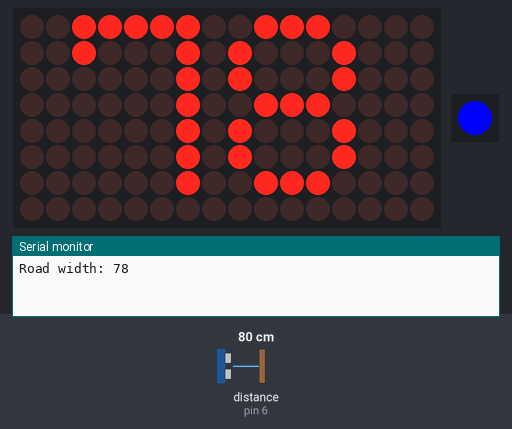
Recording of a sketch running on a simulated Arduino Uno, built with avr-gcc and run on an emulated ATmega328P. Shown: 16×8 LED matrix, 1 RGB LEDs in strip order, left to right, the last lines printed to the serial monitor. Wiring (inferred from the names in the program): ultrasonic range finder: trigger pin 5; echo pin 6. The test bench sets the inputs (shaded band); at power-on: distance to the obstacle (sensor on pin 6) 80 cm. The echo pulse lasts 58.3 µs per cm; dim RGB values are drawn brighter than linear.

Above: at 0.1 s.
3.3 s: distance to the obstacle (sensor on pin 6) set to 2 cm
At 4.3 s:
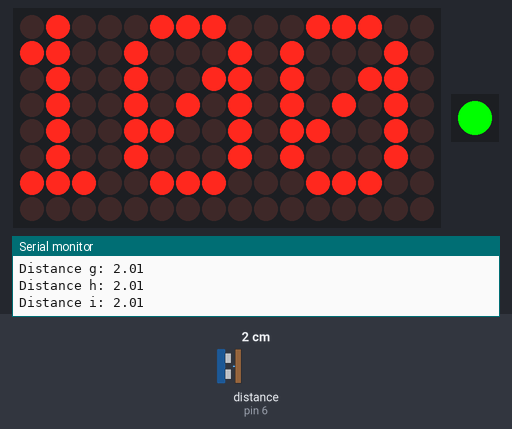
5.2 s: distance to the obstacle (sensor on pin 6) set to 35 cm
At 6.7 s:
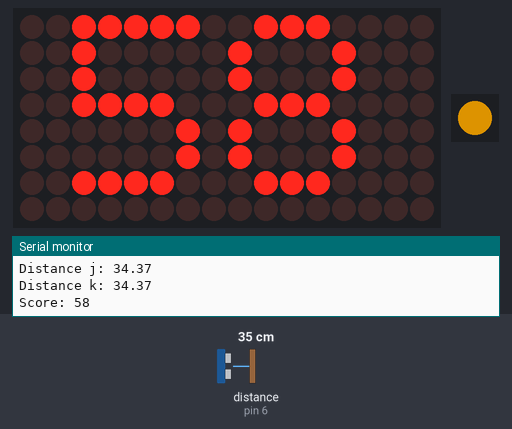
7.3 s: distance to the obstacle (sensor on pin 6) set to 60 cm
At 9.1 s:
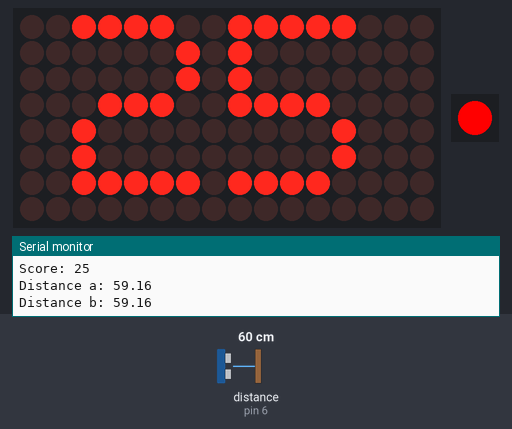
Timing chart, 0 to 10.6 s (numbered marks = the images above; inputs shaded):
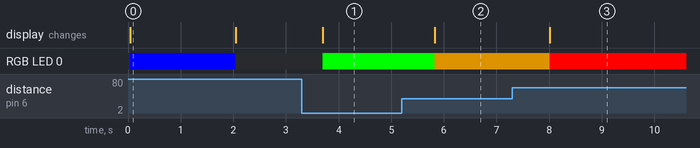

Measured:
- after the input at 3.3 s, RGB LED 0: off → RGB(0, 255, 0) after 0.40 s; the display: changes after 0.40 s (image 1)
- after the input at 5.2 s, RGB LED 0: RGB(0, 255, 0) → RGB(150, 100, 0) after 0.63 s; the display: changes after 0.63 s (image 2)
- after the input at 7.3 s, RGB LED 0: RGB(150, 100, 0) → RGB(255, 0, 0) after 0.71 s; the display: changes after 0.71 s (image 3)
- what the display in image 0 shows lasts 2.0 s, from 0.0 s to 2.0 s

The sketch:

DSS_4_0.ino
```cpp
#include <MD_Parola.h>
#include <MD_MAX72xx.h>
#include <SPI.h>
#include <hcsr04.h>
#include <FastLED.h>

#define HARDWARE_TYPE MD_MAX72XX::FC16_HW
#define MAX_DEVICES 2
#define CS_PIN 7
#define LED_PIN     3
#define NUM_LEDS    1
CRGB leds[NUM_LEDS];

MD_Parola myDisplay = MD_Parola(HARDWARE_TYPE, CS_PIN, MAX_DEVICES);

 #define DATAPIN 10
 #define CLK_PIN 8

const int trigPin = 5;
const int echoPin = 6;
float a;
float b;
float c;
float d;
float e;
float f;
float g;
float h;
float i;
float j;
float k;
int t;
float x;
int z;
float ab;
float cd;
float ef;
float gh;
float ij;
float abcd;
float efgh;
float ijk;
float abcdefgh;
float abcdefghijk;
float percentage;
int roadWidth;
int messFrom;
int delayDisplay = 0;
int probe = 35;
long duration;
int distance;

void setup() {

  FastLED.addLeds<WS2812, LED_PIN, GRB>(leds, NUM_LEDS);
  myDisplay.begin();
  myDisplay.setIntensity(3);
  myDisplay.displayClear();

  pinMode(trigPin, OUTPUT);
  pinMode(echoPin, INPUT);

  Serial.begin(9600);

  digitalWrite(trigPin, LOW);
  delayMicroseconds(2);
  digitalWrite(trigPin, HIGH);
  delayMicroseconds(10);
  digitalWrite(trigPin, LOW);
  duration = pulseIn(echoPin, HIGH);

  z = duration * 0.034 / 2;
  roadWidth = z;
  messFrom = (roadWidth - 1);
  Serial.print("Road width: ");
  Serial.println(z);
  Serial.println("");
  delay (probe);

  leds[0] = CRGB(0, 0, 255);
  FastLED.show();
  myDisplay.setTextAlignment(PA_CENTER);
  myDisplay.print(String(z));
  delay(2000);
  myDisplay.setTextAlignment(PA_CENTER);
  myDisplay.print(" ");
  leds[0] = CRGB(0, 0, 0);
  FastLED.show();
}

void loop() {

  digitalWrite(trigPin, LOW);
  delayMicroseconds(2);
  digitalWrite(trigPin, HIGH);
  delayMicroseconds(10);
  digitalWrite(trigPin, LOW);
  duration = pulseIn(echoPin, HIGH);
  x = duration * 0.034 / 2;
  if (x <= messFrom)
  {

  digitalWrite(trigPin, LOW);
  delayMicroseconds(2);
  digitalWrite(trigPin, HIGH);
  delayMicroseconds(10);
  digitalWrite(trigPin, LOW);
  duration = pulseIn(echoPin, HIGH);
  a = duration * 0.034 / 2;
  if (a > roadWidth)
  {
  a = messFrom;
  }
  Serial.print("Distance a: ");
  Serial.println(a);
  delay (probe);


  digitalWrite(trigPin, LOW);
  delayMicroseconds(2);
  digitalWrite(trigPin, HIGH);
  delayMicroseconds(10);
  digitalWrite(trigPin, LOW);
  duration = pulseIn(echoPin, HIGH);
  b = duration * 0.034 / 2;
  if (b > roadWidth)
  {
  b = messFrom;
  }
  Serial.print("Distance b: ");
  Serial.println(b);
  delay (probe);


  digitalWrite(trigPin, LOW);
  delayMicroseconds(2);
  digitalWrite(trigPin, HIGH);
  delayMicroseconds(10);
  digitalWrite(trigPin, LOW);
  duration = pulseIn(echoPin, HIGH);
  c = duration * 0.034 / 2;
  if (c > roadWidth)
  {
  c = messFrom;
  }
  Serial.print("Distance c: ");
  Serial.println(c);
  delay (probe);


  digitalWrite(trigPin, LOW);
  delayMicroseconds(2);
  digitalWrite(trigPin, HIGH);
  delayMicroseconds(10);
  digitalWrite(trigPin, LOW);
  duration = pulseIn(echoPin, HIGH);
  d = duration * 0.034 / 2;
  if (d > roadWidth)
  {
  d = messFrom;
  }
  Serial.print("Distance d: ");
  Serial.println(d);
  delay (probe);


  digitalWrite(trigPin, LOW);
  delayMicroseconds(2);
  digitalWrite(trigPin, HIGH);
  delayMicroseconds(10);
  digitalWrite(trigPin, LOW);
  duration = pulseIn(echoPin, HIGH);
  e = duration * 0.034 / 2;
  if (e > roadWidth)
  {
  e = messFrom;
  }
  Serial.print("Distance e: ");
  Serial.println(e);
  delay (probe);


  digitalWrite(trigPin, LOW);
  delayMicroseconds(2);
  digitalWrite(trigPin, HIGH);
  delayMicroseconds(10);
  digitalWrite(trigPin, LOW);
  duration = pulseIn(echoPin, HIGH);
  f = duration * 0.034 / 2;
  if (f > roadWidth)
  {
  f = messFrom;
  }
  Serial.print("Distance f: ");
  Serial.println(f);
  delay (probe);


  digitalWrite(trigPin, LOW);
  delayMicroseconds(2);
  digitalWrite(trigPin, HIGH);
  delayMicroseconds(10);
  digitalWrite(trigPin, LOW);
  duration = pulseIn(echoPin, HIGH);
  g = duration * 0.034 / 2;
  if (g > roadWidth)
  {
  g = messFrom;
  }
  Serial.print("Distance g: ");
  Serial.println(g);
  delay (probe);


  digitalWrite(trigPin, LOW);
  delayMicroseconds(2);
  digitalWrite(trigPin, HIGH);
  delayMicroseconds(10);
  digitalWrite(trigPin, LOW);
  duration = pulseIn(echoPin, HIGH);
  h = duration * 0.034 / 2;
  if (h > roadWidth)
  {
  h = messFrom;
  }
  Serial.print("Distance h: ");
  Serial.println(h);
  delay (probe);


  digitalWrite(trigPin, LOW);
  delayMicroseconds(2);
  digitalWrite(trigPin, HIGH);
  delayMicroseconds(10);
  digitalWrite(trigPin, LOW);
  duration = pulseIn(echoPin, HIGH);
  i = duration * 0.034 / 2;
  if (i > roadWidth)
  {
  i = messFrom;
  }
  Serial.print("Distance i: ");
  Serial.println(i);
  delay (probe);


  digitalWrite(trigPin, LOW);
  delayMicroseconds(2);
  digitalWrite(trigPin, HIGH);
  delayMicroseconds(10);
  digitalWrite(trigPin, LOW);
  duration = pulseIn(echoPin, HIGH);
  j = duration * 0.034 / 2;
  if (j > roadWidth)
  {
  j = messFrom;
  }
  Serial.print("Distance j: ");
  Serial.println(j);
  delay (probe);


  digitalWrite(trigPin, LOW);
  delayMicroseconds(2);
  digitalWrite(trigPin, HIGH);
  delayMicroseconds(10);
  digitalWrite(trigPin, LOW);
  duration = pulseIn(echoPin, HIGH);
  k = duration * 0.034 / 2;
  if (k > roadWidth)
  {
  k = messFrom;
  }
  Serial.print("Distance k: ");
  Serial.println(k);
  Serial.println("");
  delay (probe);


  ab = min (a, b);
  cd = min (c, d);
  ef = min (e, f);
  gh = min (g, h);
  ij = min (i, j);
    abcd = min (ab, cd);
    efgh = min (ef, gh);
    ijk = min (ij, k);
      abcdefgh = min (abcd, efgh);
        abcdefghijk = min (abcdefgh, ijk);
          percentage = (103 - abcdefghijk);
          if (percentage > 100)
          {
          percentage = 100;
          }
          int minPoints = (100 - messFrom);
          int points = percentage;
          points = map(points, minPoints, 100, 0, 100);

  Serial.print("Score: ");
  Serial.println(points);
  Serial.println("");

  if (points >= 80)
  {
    leds[0] = CRGB(0, 255, 0);
    FastLED.show();
  }
  if (points >= 50 && points < 80)
  {
    leds[0] = CRGB(150, 100, 0);
    FastLED.show();
  }
  if (points < 50)
  {
    leds[0] = CRGB(255, 0, 0);
    FastLED.show();
  }

  delay(delayDisplay);
  myDisplay.setTextAlignment(PA_CENTER);
  myDisplay.print(String(points));
delay(300);
// myDisplay.displayClear();
// leds[0] = CRGB(0, 0, 0);
// FastLED.show();
 }
}
```
